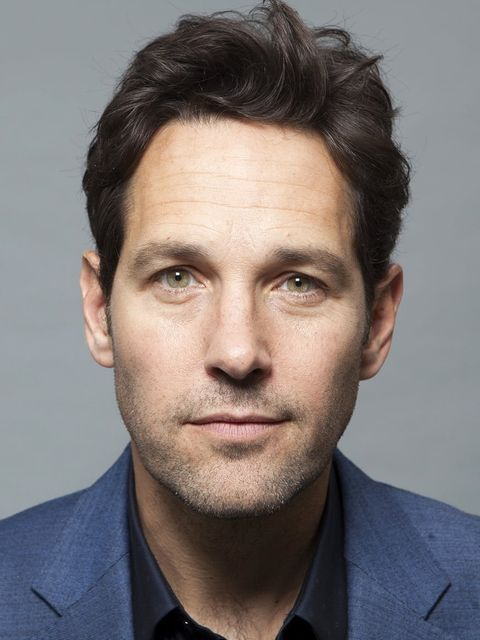
#> input picture atividade5/exemplo.jpeg, 480 x 640 px, given in place of the camera
$ python tracking.py
#> lines starting #> are read from the running program, lines starting #| are printed output that depends on the picture; after the words box and inside, x2 and y2 are one past the last pixel; in counts of white or black regions, pixels touching at a corner belong together
#> further down, frame is the input picture: shape (640, 480, 3); mean B, G, R 118.1, 118.9, 125.9
import numpy as np
import cv2

cap = cv2.VideoCapture(0)

trackbarWindow = "trackbar window"
cv2.namedWindow(trackbarWindow)

def onChange(val):
    pass

cv2.createTrackbar("Min Hue", trackbarWindow, 0, 255, onChange)
cv2.createTrackbar("Max Hue", trackbarWindow, 255, 255, onChange)
cv2.createTrackbar("Min Saturation", trackbarWindow, 0, 255, onChange)
cv2.createTrackbar("Max Saturation", trackbarWindow, 255, 255, onChange)
cv2.createTrackbar("Min Value", trackbarWindow, 0, 255, onChange)
cv2.createTrackbar("Max Value", trackbarWindow, 255, 255, onChange)

def setLimitations():
    hue = {}
    hue["min"] = cv2.getTrackbarPos("Min Hue", trackbarWindow)
    hue["max"] = cv2.getTrackbarPos("Max Hue", trackbarWindow)

    if hue["min"] > hue["max"]:
        cv2.setTrackbarPos("Max Hue", trackbarWindow, hue["min"])
        hue["max"] = cv2.getTrackbarPos("Max Hue", trackbarWindow)

    saturation = {}
    saturation["min"] = cv2.getTrackbarPos("Min Saturation", trackbarWindow)
    saturation["max"] = cv2.getTrackbarPos("Max Saturation", trackbarWindow)

    if saturation["min"] > saturation["max"]:
        cv2.setTrackbarPos("Max Saturation", trackbarWindow, saturation["min"])
        saturation["max"] = cv2.getTrackbarPos("Max Saturation", trackbarWindow)

    value = {}
    value["min"] = cv2.getTrackbarPos("Min Value", trackbarWindow)
    value["max"] = cv2.getTrackbarPos("Max Value", trackbarWindow)

    if value["min"] > value["max"]:
        cv2.setTrackbarPos("Max Value", trackbarWindow, value["min"])
        value["max"] = cv2.getTrackbarPos("Max Value", trackbarWindow)

    return hue, saturation, value

def computeTracking(frame, hue, sat, value):
    hsvimg = cv2.cvtColor(frame, cv2.COLOR_BGR2HSV) #converte a imagem para hsv
#> hsvimg: shape (640, 480, 3); mean H, S, V 59.4, 57.8, 135.7

    lowerColor = np.array([hue['min'], sat['min'], value['min']])
    upperColor = np.array([hue['max'], sat['max'], value['max']])
    mask = cv2.inRange(hsvimg, lowerColor, upperColor) # cria a mascara de cor
#> mask: shape (640, 480); every value is 255

    result = cv2.bitwise_and(frame, frame, mask=mask)

    gray = cv2.cvtColor(result, cv2.COLOR_BGR2GRAY)
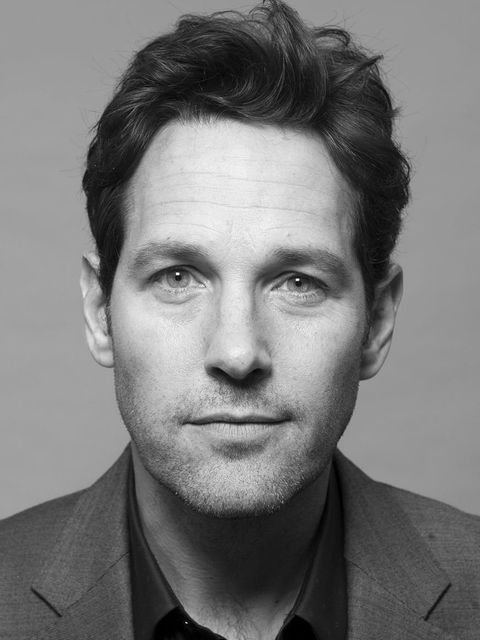
#> gray: shape (640, 480); min 0, max 255, mean 120.9
    _, gray = cv2.threshold(gray, 0, 255, cv2.THRESH_BINARY|cv2.THRESH_OTSU)
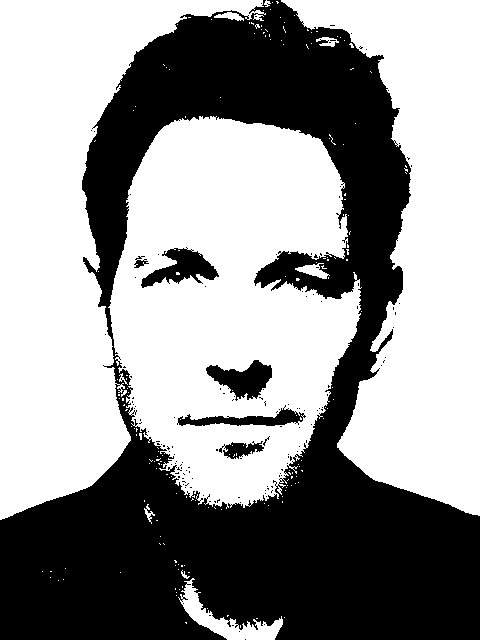
#> gray: shape (640, 480); 58% white; 139 black regions (133 under 20 px)
    contours, hierarchy = cv2.findContours(gray, cv2.RETR_TREE, cv2.CHAIN_APPROX_SIMPLE)
#> contours = 436 contours, 422 with area under 20; largest, box (x1, y1, x2, y2) and area: (108, 116, 362, 509) 70544, (0, 0, 266, 520) 56379, (281, 0, 480, 516) 50790, (178, 578, 283, 640) 1692, (140, 247, 220, 289) 1614

    if contours:
        maxArea = cv2.contourArea(contours[0])
#> maxArea = 0
        contourMaxAreaId = 0
        i = 0
        for cnt in contours:
            if maxArea < cv2.contourArea(cnt):
                maxArea = cv2.contourArea(cnt)
                contourMaxAreaId = i
            i += 1
#> this loop made 436 passes
#> maxArea on passes 14, 139: 1692.5, 70543.5
#> cnt on passes 1, 3, 4, 5, 6, 7: [[240, 625], [240, 627]], [[256, 618], [257, 618]], [[284, 617]], [[227, 615], [227, 616], [228, 615]], [[207, 608]], [[176, 595]]
#> after the loop, contourMaxAreaId = 138; i = 436; maxArea = 70543.5
        cntMaxArea = contours[contourMaxAreaId]
#> cntMaxArea = contour of 1329 points, box (x1, y1, x2, y2) (108, 116, 362, 509), area 70544
        x, y, w, h = cv2.boundingRect(cntMaxArea)
#> x = 108; y = 116; w = 254; h = 393
        cv2.rectangle(frame, (x, y), (x+w, y+h), (0, 0, 255), 2)
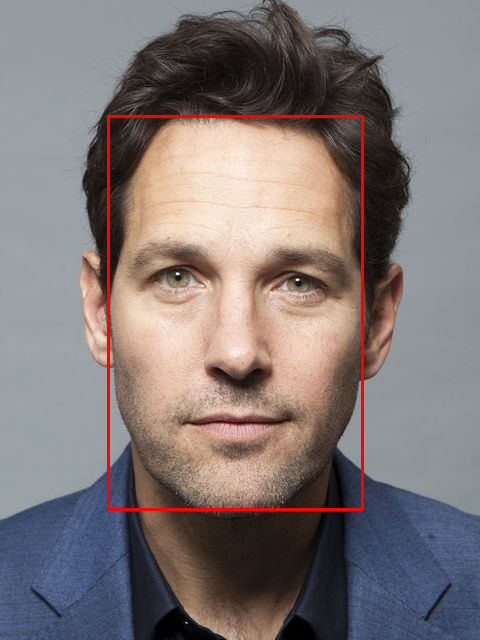
#> frame: shape (640, 480, 3); 1.26% of pixels changed, all inside (x1, y1, x2, y2) = (107, 115, 364, 511)

    return frame, gray

while True:
    success, frame = cap.read()
    hue, sat, value = setLimitations()
    frame, gray =  computeTracking(frame, hue, sat, value)
    cv2.imshow("Webcam", frame)
    cv2.imshow("Result", gray)

    if cv2.waitKey(1) & 0xFF == ord('q'):
#> (key q is pressed here)
        break

cap.release()
cv2.destroyAllWindows()

$ run again, on atividade5/lontra.jpeg
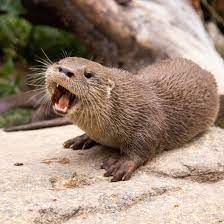
#> input picture atividade5/lontra.jpeg, 224 x 224 px, given in place of the camera
#> frame is the input picture: shape (224, 224, 3); mean B, G, R 122, 138.2, 158.8
#> hsvimg: shape (224, 224, 3); mean H, S, V 15.8, 81.1, 159.3
#> mask: shape (224, 224); every value is 255
#> in computeTracking, `_, gray = cv2.threshold(gray, 0, 255, cv2.THRESH_BINARY|cv2.THRESH_OTSU)`:
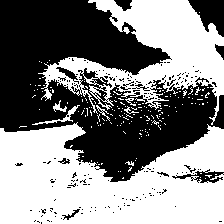
#> gray: shape (224, 224); 52.5% white; 176 black regions (164 under 20 px)
#> contours = 471 contours, 448 with area under 20; largest, box (x1, y1, x2, y2) and area: (0, 122, 224, 224) 16333, (38, 0, 224, 125) 9272, (55, 66, 79, 82) 133, (91, 76, 113, 89) 114, (82, 67, 99, 80) 103
#> in computeTracking, `maxArea = cv2.contourArea(contours[0])`: maxArea = 0
#> the loop in computeTracking, `for cnt in contours:` made 471 passes
#> maxArea on pass 48: 16333
#> after the loop in computeTracking, `for cnt in contours:`: contourMaxAreaId = 47; i = 471; maxArea = 16333
#> cntMaxArea = contour of 343 points, box (x1, y1, x2, y2) (0, 122, 224, 224), area 16333
#> x = 0; y = 122; w = 224; h = 102
#> in computeTracking, `cv2.rectangle(frame, (x, y), (x+w, y+h), (0, 0, 255), 2)`:
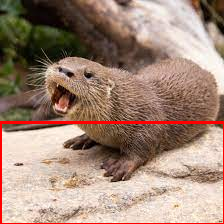
#> frame: shape (224, 224, 3); 2.38% of pixels changed, all inside (x1, y1, x2, y2) = (0, 121, 224, 224)
